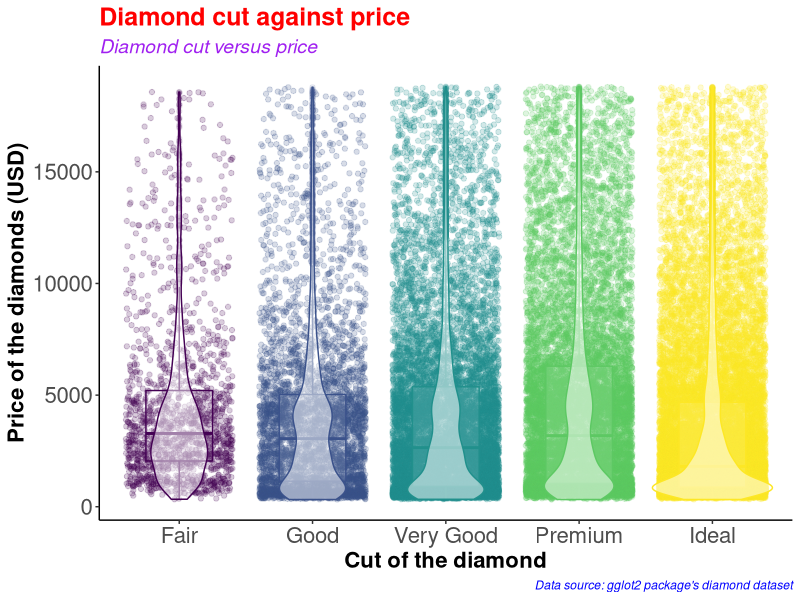
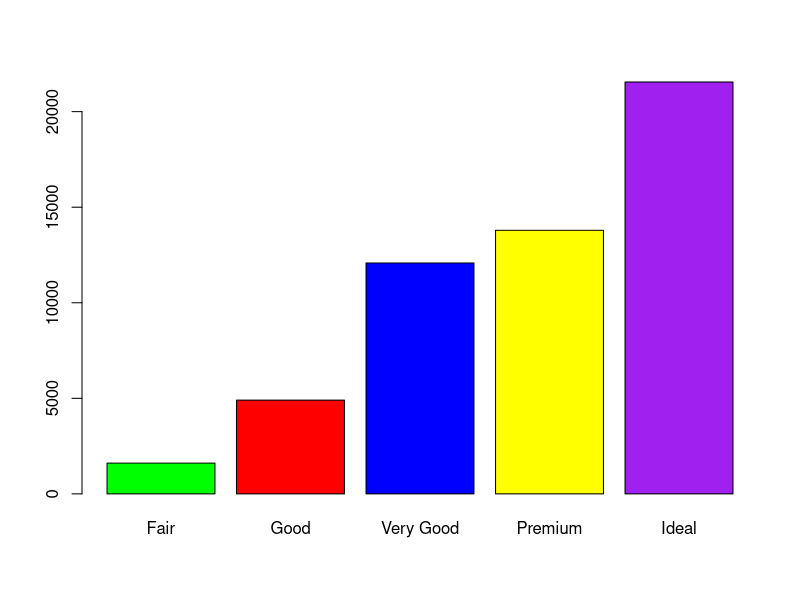
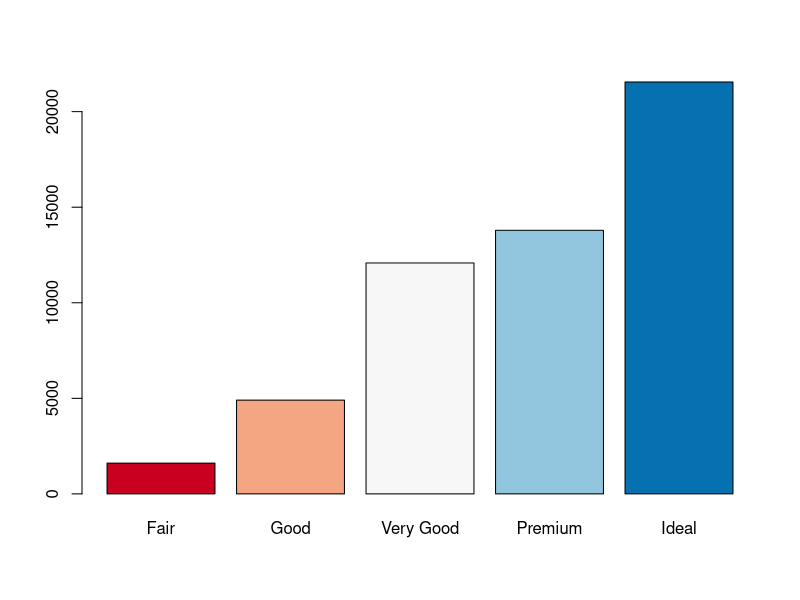
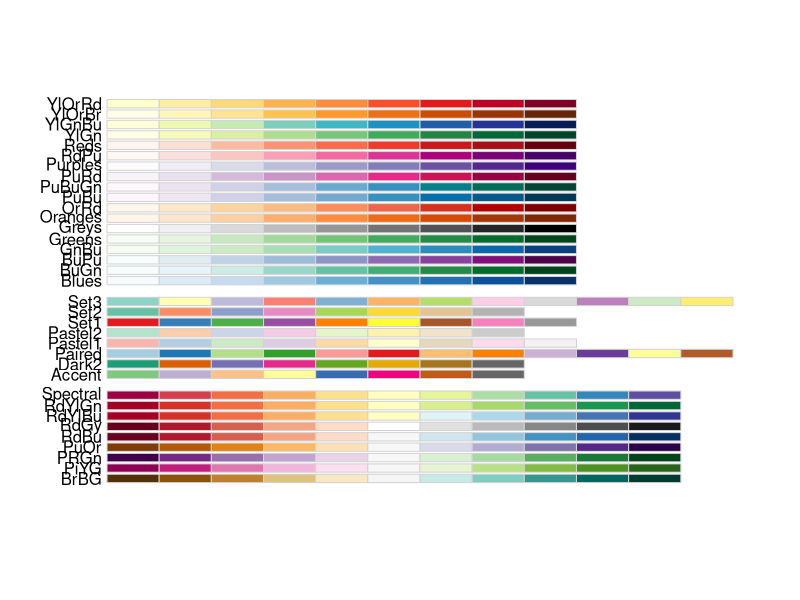
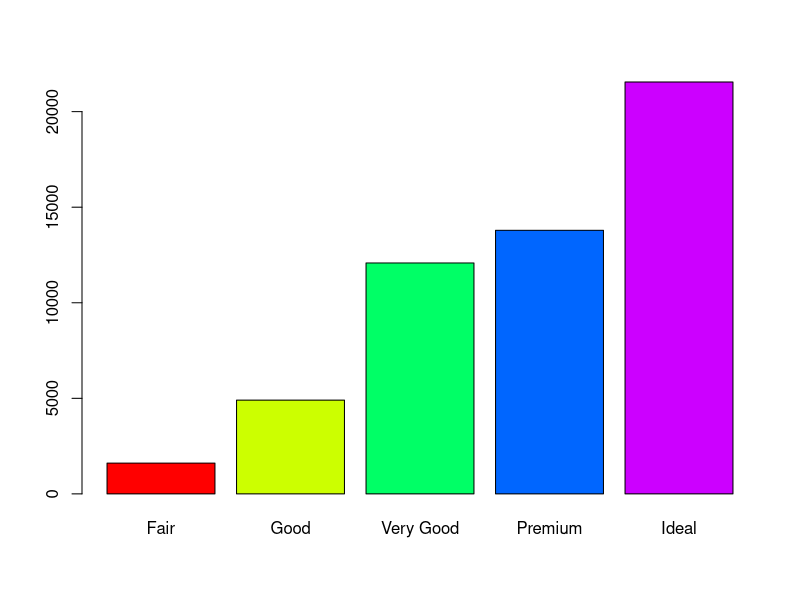
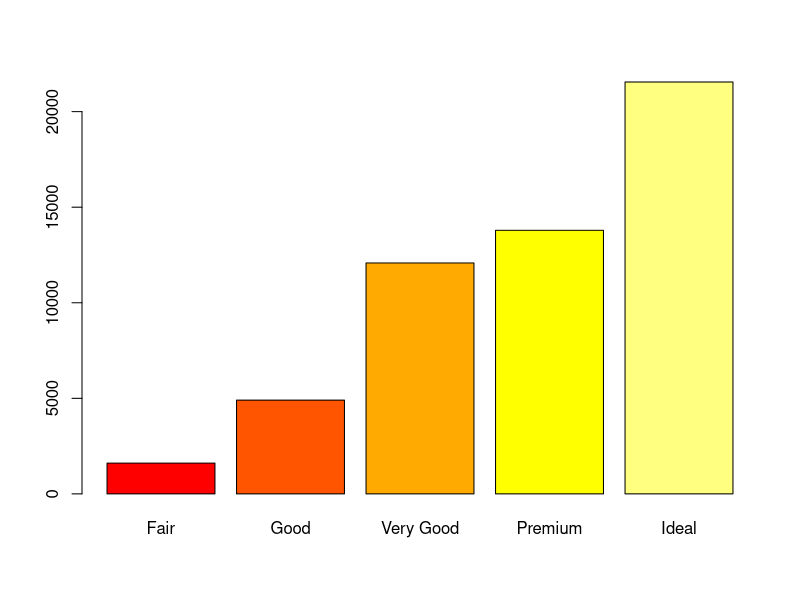
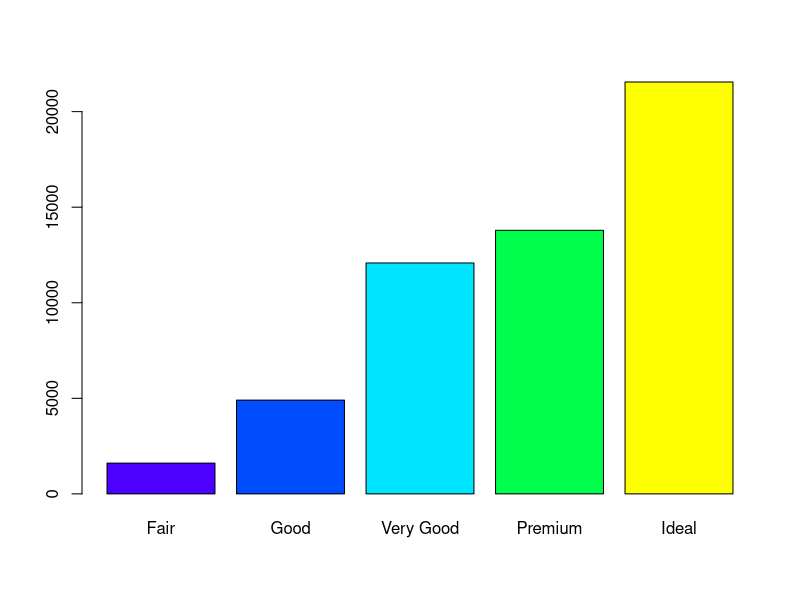
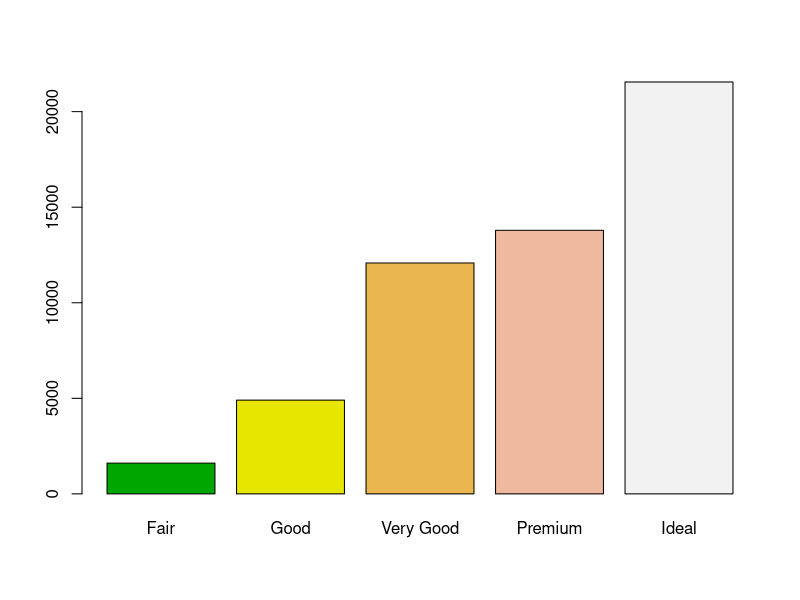

These charts were generated, in order, by the following R code:
#########################################
# Name: Wyclife Agumba Oluoch           #   
# E-mail: wyclifeoluoch@gmail.com       #
# GitHub: https://github.com/Wycology   #
# Task: Boxplot and violin plots in one #
# Date: 4th Jan 2021                    #
# Last edited: 15th Feb 2021            #
#########################################

# Loading the necessary libraries for the project
library(tidyverse) # This is for data wrangling and plotting
library(RColorBrewer) # This is for generating color pallets for the plots.

diamonds_df <- diamonds # Saving the diamonds data to a new object

head(diamonds) # Checking the variables in the dataset for subsequent analyses

diamonds_df %>% # Picking the diamonds data object
  ggplot(aes(x = cut, y = price, color = cut)) + # Adding the mapping variables
  geom_point(position = "jitter", alpha = 0.2) + # Adding jitter and alpha
  geom_boxplot(alpha = 0.1, width = 0.5) + # Modifying dimensions of the boxplot 
  geom_violin(alpha = 0.5) + # Adding violin plot on top of the box and jitter
  theme_classic() + # Adding my preferred theme for publication.
  theme(legend.position = "none") + # Removing the legend; it is on the x-axis
  labs(x = "Cut of the diamond", # Having the best labels on the plot.
       y = "Price of the diamonds (USD)",
       title = "Diamond cut against price", # Setting titble of the plot
       subtitle = "Diamond cut versus price",
       caption = "Data source: gglot2 package's diamond dataset") +
  theme(axis.text=element_text(size=16),
        axis.title=element_text(size=16,face="bold")) +
  theme(plot.title = element_text(color = 'red', size = 18, face = 'bold'),
        plot.subtitle = element_text(color = 'purple', size = 14, face = 'italic'),
        plot.caption = element_text(color = 'blue', face = 'italic'))

diamonds %>% 
  filter(cut == 'Very Good') %>% 
  nrow()

diamonds %>% 
  select(cut) %>% 
  table() %>% 
  barplot(col = c('green', 'red', 'blue', 'yellow', 'purple'))

# Instead of specifying the colors, we can simply use the color brewer panel 

diamonds %>% 
  select(cut) %>% 
  table() %>% 
  barplot(col = brewer.pal(n = 5, name = "RdBu"))
# To display more brewer colors options to use, run the following function:

display.brewer.all()

# Can also use rainbow colors

diamonds %>% 
  select(cut) %>% 
  table() %>% 
  barplot(col = rainbow(5))

# Can also use heat.colors
diamonds %>% 
  select(cut) %>% 
  table() %>% 
  barplot(col = heat.colors(5))

# Can also use topographic colors

diamonds %>% 
  select(cut) %>% 
  table() %>% 
  barplot(col = topo.colors(5))

# Can also use terrain colors
diamonds %>% 
  select(cut) %>% 
  table() %>% 
  barplot(col = terrain.colors(5))

# Can also use cm.colors
diamonds %>% 
  select(cut) %>% 
  table() %>% 
  barplot(col = cm.colors(5))

?getData
# That is awesome. Good for the day.
